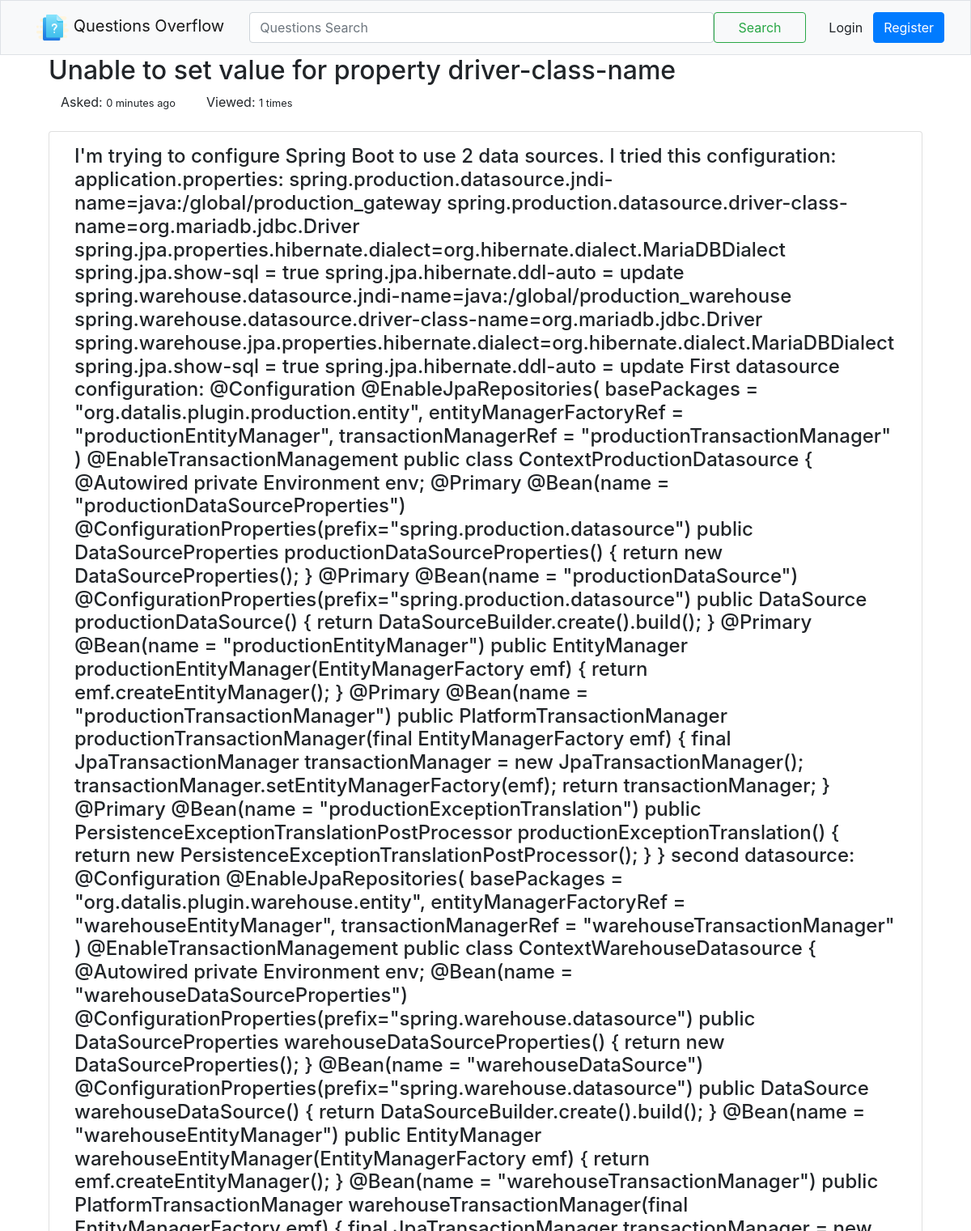
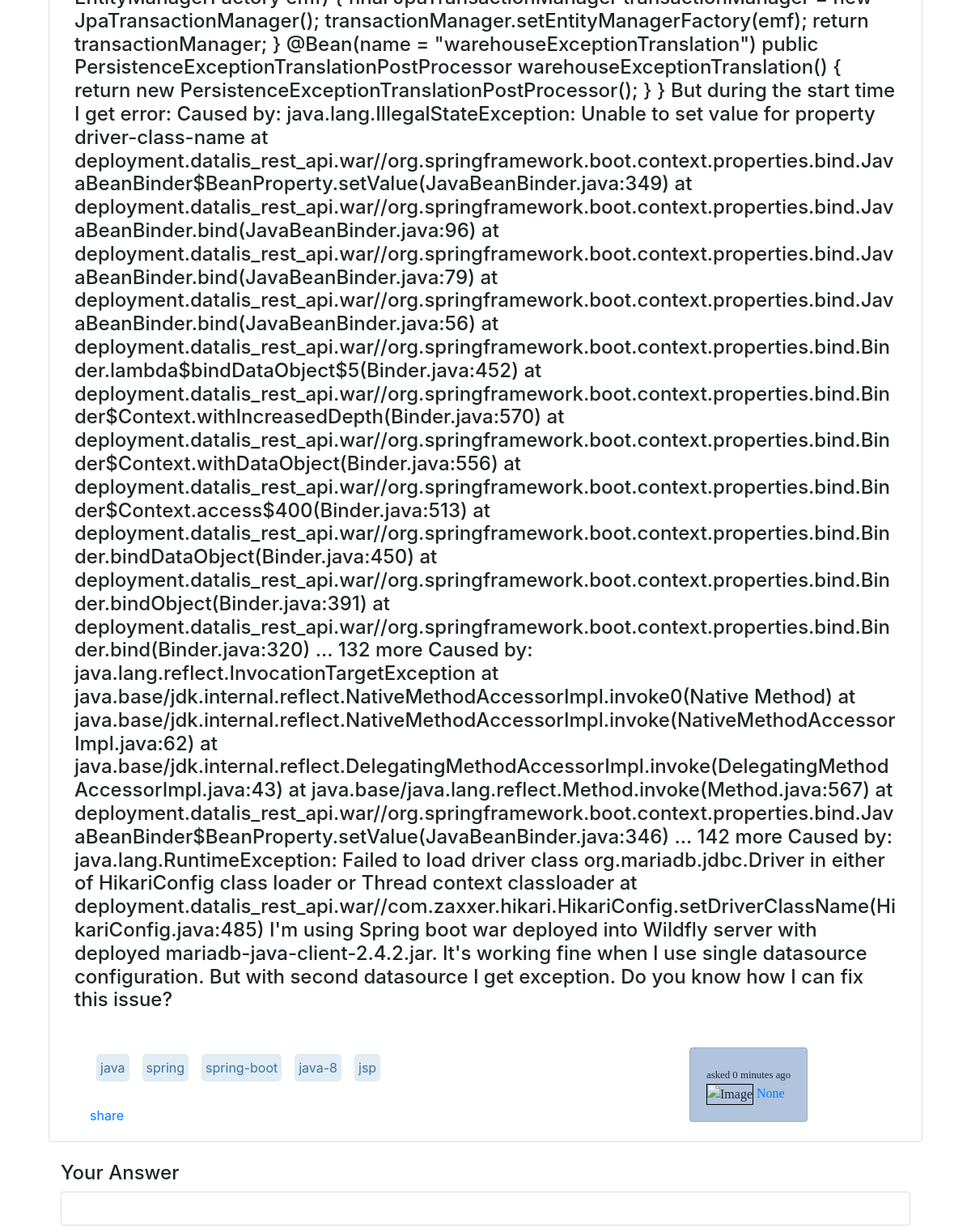
Screenshot of /question/5/ with the database file from the repository (2 pictures, top to bottom).
### overflow/models/QuestionModel.py (models this page shows, shortened)
class QuestionModel(models.Model):
    title = models.CharField(max_length=120, unique=True)
    description = models.TextField()
    tag = models.CharField(max_length=120, null=True)
    views = models.PositiveIntegerField(default=0)
    asked_at = models.DateTimeField(auto_now=True)
    asked_by = models.ForeignKey(User, null=True, on_delete=models.CASCADE)
    def tag_split(self):
        if self.tag:
            return self.tag.split(',')

### overflow/views/question.py (the view)
# urls.py: re_path(r'question/(?P<pk>\d+)/$', question.question_detail, name='question_detail')
def question_detail(request, pk):
    questions = get_object_or_404(QuestionModel, pk=pk)
    questions.views += 1
    questions.save()
    return render(request, 'overflow/question/details.html', {
        'single_question': questions
    })

### templates/overflow/question/details.html (shortened to what this page needs)
{% extends 'shared/_layout.html' %}
{% block head %}
    <div class="col-xl-12">
        <h2>{{ single_question.title | capfirst }}</h2>
        <div class="col-xl-2" style="float: left;">
            Asked:
            <small>{{ single_question.asked_at | timesince }} ago </small>
        </div>
        <div class="col-xl-2" style="float: left;">
            Viewed:
            <small>{{ single_question.views }} times</small>
        </div>
    </div>
    <br>
    <br>
{% endblock %}
{% block content %}
    <div class="col-xl-12">
        <div class="col-xl-12 card mb-2">
            <div class="col-xs-12 card-body p-3">
                <h4>{{ single_question.description }}</h4>
            </div>
            <div class="col-xs-12 card-body">
                <div class="col-xl-9" style="float:left;">
                    <div id="tag">
                        {% for tag in single_question.tag_split %}
                            <p id="tech_tag">
                                {{ tag }}
                            </p>
                        {% endfor %}
                    </div>
                    <br>
                    <div class="mt-5">
                        <a href="">share</a>
                    </div>
                </div>
                <div class="col-xs-3 card" id="user_info_on_card" style="float:left;">
                    <div class="card-body">
                        <small>asked {{ single_question.asked_at | timesince | lower }} ago</small>
                        <div>
                            <img src="" alt="Image" style="border: 1px solid black">
                            <a href="">{{ single_question.asked_by }}</a>
                        </div>
                    </div>
                </div>
            </div>
        </div>
        <div class="col-xl-12 mt-4">
            <h4>Your Answer</h4>
            <div class="card mb-2">
                <div class="card-body">
                </div>
            </div>
        </div>
    </div>
{% endblock content %}

### static/Shared/app.css (style rules this page uses)
#user_info_on_card { font-family: "Bookman Old Style"; box-sizing: border-box; background-color: lightsteelblue; }
#tech_tag { padding: 5px; text-align: center; margin: 8px; background-color: #E1ECF4; border-radius: 5px; float: left; color: #39739d; }

### rows the page displays
QuestionModel: title "Unable to set value for property driver-class-name", asked_at "0 minutes", views "1", description "I'm trying to configure Spring Boot to use 2 data sources. I tried this configuration: application.properties: spring.production.datasource.jndi-name=java:/global/production_gateway spring.production.datasource.driver-class-name=org.mariadb.jdbc.Driver spring.jpa.properties.hibernate.dialect=org.hibernate.dialect.MariaDBDialect spring.jpa.show-sql = true spring.jpa.hibernate.ddl-auto = update spring.warehouse.datasource.jndi-name=java:/global/production_warehouse spring.warehouse.datasource.driver-class-name=org.mariadb.jdbc.Driver spring.warehouse.jpa.properties.hibernate.dialect=org.hibernate.dialect.MariaDBDialect spring.jpa.show-sql = true spring.jpa.hibernate.ddl-auto = update First…", asked_by "None"

### other values shown
{{ tag }} "java" "spring" "spring-boot" "java-8" "jsp"
